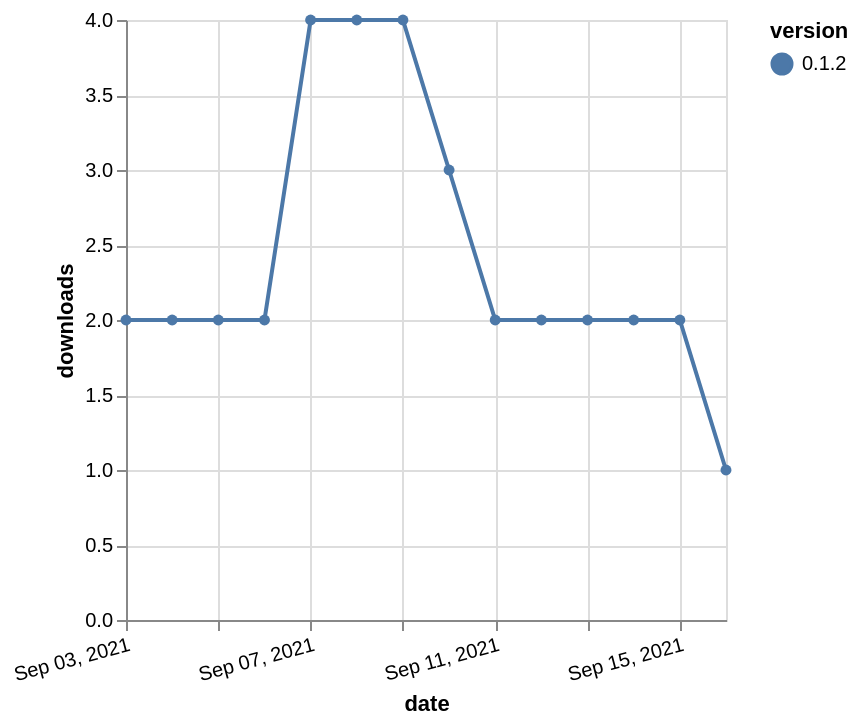

Vega-Lite specification for this chart:
### Vega-Lite specification from a JSON file in a GitHub repository (floating-point values rounded to 4 significant figures)
{"$schema": "https://vega.github.io/schema/vega-lite/v5.json", "description": "A simple bar chart with embedded data.", "data": {"values": [{"date": "2021-09-03", "total": 2567, "delta": 2, "version": "0.1.2"}, {"date": "2021-09-04", "total": 2569, "delta": 2, "version": "0.1.2"}, {"date": "2021-09-05", "total": 2571, "delta": 2, "version": "0.1.2"}, {"date": "2021-09-06", "total": 2573, "delta": 2, "version": "0.1.2"}, {"date": "2021-09-07", "total": 2577, "delta": 4, "version": "0.1.2"}, {"date": "2021-09-08", "total": 2581, "delta": 4, "version": "0.1.2"}, {"date": "2021-09-09", "total": 2585, "delta": 4, "version": "0.1.2"}, {"date": "2021-09-10", "total": 2588, "delta": 3, "version": "0.1.2"}, {"date": "2021-09-11", "total": 2590, "delta": 2, "version": "0.1.2"}, {"date": "2021-09-12", "total": 2592, "delta": 2, "version": "0.1.2"}, {"date": "2021-09-13", "total": 2594, "delta": 2, "version": "0.1.2"}, {"date": "2021-09-14", "total": 2596, "delta": 2, "version": "0.1.2"}, {"date": "2021-09-15", "total": 2598, "delta": 2, "version": "0.1.2"}, {"date": "2021-09-16", "total": 2599, "delta": 1, "version": "0.1.2"}]}, "width": "container", "mark": {"type": "line", "point": {"filled": true}}, "encoding": {"x": {"field": "date", "type": "temporal", "timeUnit": "yearmonthdate", "title": "date", "axis": {"labelAngle": -15}}, "y": {"field": "delta", "type": "quantitative", "title": "downloads"}, "color": {"field": "version", "type": "nominal"}, "tooltip": {"field": "delta"}}}
